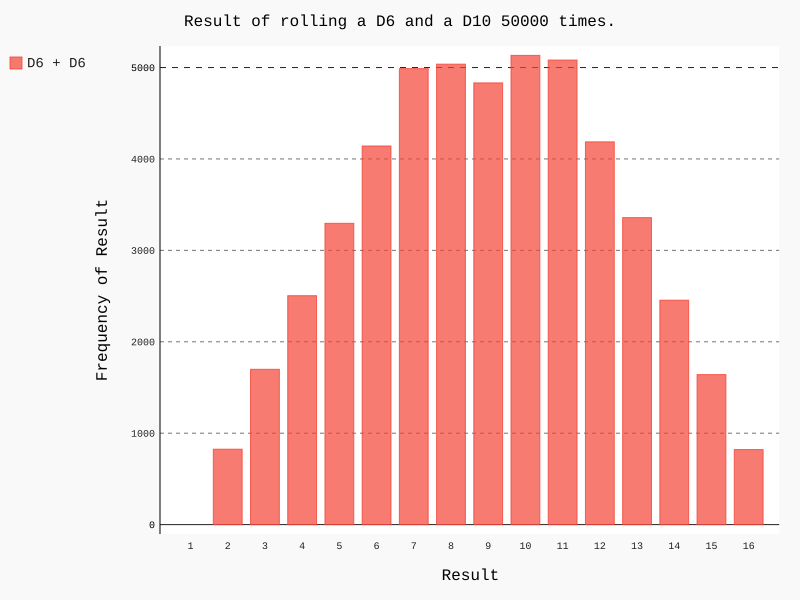

Generate this figure with Python:
import pygal

from dataVisualization.die import Die

die1 = Die()
die2 = Die(10)

results = []
for roll_num in range(50000):
    result = die1.roll() + die2.roll()
    results.append(result)

frequencies = []
max_result = die1.num_side + die2.num_side
for value in range(1, max_result + 1):
    # 统计各种值出现的次数
    frequency = results.count(value)
    frequencies.append(frequency)

print(frequencies)

hist = pygal.Bar()

hist.title = "Result of rolling a D6 and a D10 50000 times."
hist.x_labels = ["1","2","3","4","5","6","7","8","9","10","11","12","13","14","15","16"]
hist.x_title = "Result"
hist.y_title = "Frequency of Result"

hist.add("D6 + D6", frequencies)
hist.render_to_file("die_visual.svg")
